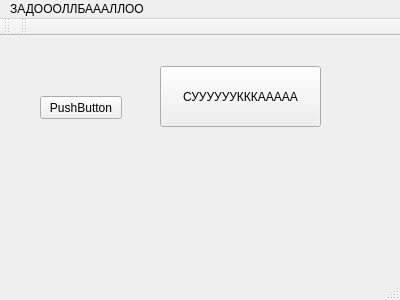
<?xml version="1.0" encoding="UTF-8"?>
<ui version="4.0">
 <class>MainWindow</class>
 <widget class="QMainWindow" name="MainWindow">
  <property name="geometry">
   <rect>
    <x>0</x>
    <y>0</y>
    <width>400</width>
    <height>300</height>
   </rect>
  </property>
  <property name="windowTitle">
   <string>MainWindow</string>
  </property>
  <widget class="QWidget" name="centralWidget">
   <widget class="QPushButton" name="pushButton">
    <property name="geometry">
     <rect>
      <x>160</x>
      <y>30</y>
      <width>161</width>
      <height>61</height>
     </rect>
    </property>
    <property name="text">
     <string>СУУУУУУКККААААА</string>
    </property>
   </widget>
   <widget class="QPushButton" name="pushButton_2">
    <property name="geometry">
     <rect>
      <x>40</x>
      <y>60</y>
      <width>82</width>
      <height>23</height>
     </rect>
    </property>
    <property name="text">
     <string>PushButton</string>
    </property>
   </widget>
  </widget>
  <widget class="QMenuBar" name="menuBar">
   <property name="geometry">
    <rect>
     <x>0</x>
     <y>0</y>
     <width>400</width>
     <height>20</height>
    </rect>
   </property>
   <widget class="QMenu" name="menu">
    <property name="title">
     <string>ЗАДОООЛЛБАААЛЛОО</string>
    </property>
   </widget>
   <addaction name="menu"/>
  </widget>
  <widget class="QToolBar" name="mainToolBar">
   <attribute name="toolBarArea">
    <enum>TopToolBarArea</enum>
   </attribute>
   <attribute name="toolBarBreak">
    <bool>false</bool>
   </attribute>
  </widget>
  <widget class="QStatusBar" name="statusBar"/>
  <widget class="QToolBar" name="toolBar">
   <property name="windowTitle">
    <string>toolBar</string>
   </property>
   <attribute name="toolBarArea">
    <enum>TopToolBarArea</enum>
   </attribute>
   <attribute name="toolBarBreak">
    <bool>false</bool>
   </attribute>
  </widget>
 </widget>
 <layoutdefault spacing="6" margin="11"/>
 <resources/>
 <connections/>
</ui>
